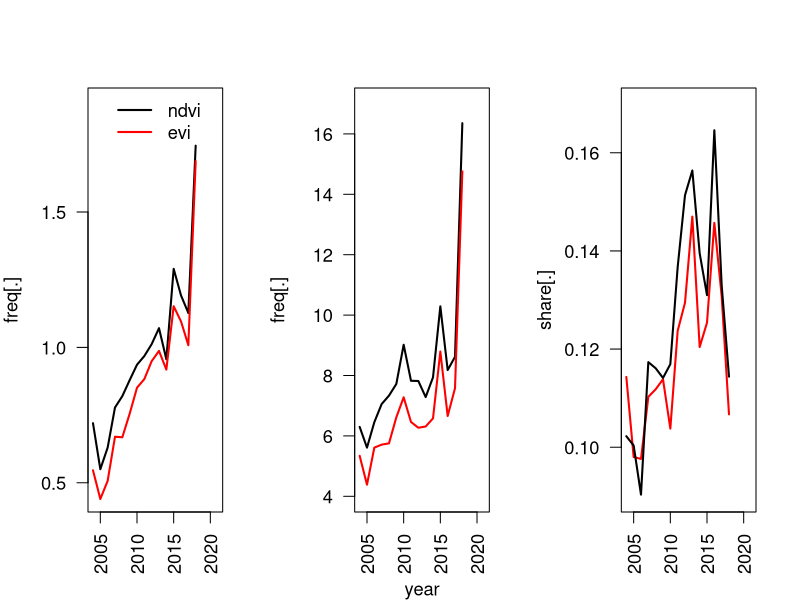
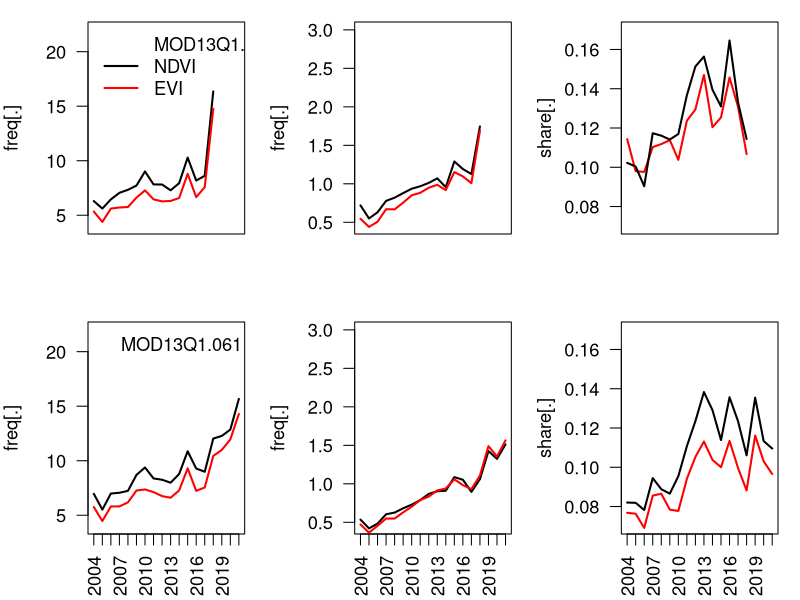

Write the R code that produced these figures, in order.
##### capstone ---------------------------------
library(dplyr)

# these values are taken from histograms in script 5
# https://code.earthengine.google.com/d25862a76dfa67e03b3533c377825dc2

evi_bp_slm <- c(0.546, 0.44, 0.507, 0.67, 0.668, 0.755, 0.851, 0.883, 0.949, 0.987, 0.918, 1.152, 1.096, 1.008, 1.688, NA, NA, NA)
evi_bp <- c(5.340, 4.385, 5.612, 5.710, 5.754, 6.616, 7.278, 6.46, 6.27, 6.311, 6.58, 8.795, 6.659, 7.58, 14.758, NA, NA, NA)

ndvi_bp_slm <- c(0.72, 0.55, 0.63, 0.778, 0.82, 0.879, 0.936, 0.968, 1.012, 1.071, 0.956, 1.29, 1.192, 1.127, 1.745, NA, NA, NA)
ndvi_bp <- c(6.298, 5.612, 6.454, 7.055, 7.334, 7.721, 9.018, 7.825, 7.818, 7.286, 7.939, 10.289, 8.180, 8.618, 16.355, NA, NA, NA)

breakpoints <- data.frame(
    year = 2004:2021,
    evi_slm = evi_bp_slm,
    evi = evi_bp,
    ndvi_slm = ndvi_bp_slm,
    ndvi = ndvi_bp
  )

bp <- breakpoints %>% 
  mutate(share_slm_evi = evi_slm / evi,
         share_slm_ndvi = ndvi_slm / ndvi
         )
par(mfrow = c(1,3), cex = 1.1, mar = c(4,4,4,2))
plot(ndvi_slm ~ year, data = bp, type = "l", lwd = 2, ylim = c(.45, 1.9),
     main = "", xlab = "", ylab = "freq[.]", las = 2) #Breakpoints SLM
lines(evi_slm ~ year, data = bp, type = "l", lwd = 2, col = "red")
legend("top", legend = c("ndvi", "evi"), col = c("black", "red"), lwd = 2, bty = "n")
plot(ndvi ~ year, data = bp, type = "l", lwd = 2, ylim = c(4,17),
     main = "", ylab = "freq[.]", las = 2) #Breakpoints Tot
lines(evi ~ year, data = bp, type = "l", lwd = 2, col = "red")
plot(share_slm_ndvi ~ year, data = bp, type = "l", lwd = 2, col = "red",
     lty = 1 , ylim = c(.09, .17), main = "", xlab = "",
     ylab = "share[.]", las = 2) #Ratio BP-SLM / BP-Tot 
lines(share_slm_evi ~ year, data = bp, type = "l", lwd = 2, lty = 1)

# MODIS 061 --------------------------------------------------------------------

evi_bp_slm_q61 <- c(0.472, 0.366, 0.454, 0.549, 0.549, 0.629, 0.703, 0.789, 0.834, 0.914, 0.939, 1.059, 0.982, 0.931, 1.107, 1.489, 1.355, 1.565)

evi_bp_q61 <- c(5.754, 4.470, 5.805, 5.811, 6.181, 7.267, 7.364, 7.125, 6.753, 6.608, 7.273, 9.299, 7.239, 7.545, 10.436, 10.993, 11.956, 14.286)

ndvi_bp_slm_q61 <- c(0.535, 0.421, 0.483, 0.604, 0.626, 0.682, 0.729, 0.788, 0.869, 0.903, 0.911, 1.087, 1.053, 0.895, 1.061, 1.426, 1.324, 1.513)

ndvi_bp_q61 <- c(6.965, 5.515, 6.990, 7.061, 7.236, 8.698, 9.378, 8.375, 8.256, 7.983, 8.781, 10.867, 9.284, 8.988, 12.031, 12.276, 12.854, 15.668)

breakpoints_q61 <- data.frame(
  evi_slm_q61 = evi_bp_slm_q61,
  evi_q61 = evi_bp_q61,
  ndvi_slm_q61 = ndvi_bp_slm_q61,
  ndvi_q61 = ndvi_bp_q61
)
bp <- cbind(breakpoints, breakpoints_q61)

bp <- bp %>% 
  mutate(share_slm_evi = evi_slm / evi,
         share_slm_ndvi = ndvi_slm / ndvi,
         share_slm_evi_q61 = evi_slm_q61 / evi_q61,
         share_slm_ndvi_q61 = ndvi_slm_q61 / ndvi_q61,
  )

par(mfrow = c(2,3), cex = 1.1, mar = c(3,4,1,1), las = 2, oma = c(0,0,0,0))

# Plot 2
plot(ndvi ~ year, data = bp, type = "l", lwd = 2, ylim = c(4,22),
     main = "", ylab = "freq[.]", las = 2, xaxt = "n") # Breakpoints Tot
lines(evi ~ year, data = bp, type = "l", lwd = 2, col = "red")
legend("topleft", legend = c( "MOD13Q1.006", "NDVI", "EVI"), col = c("black", "black", "red"), lwd = c(NA,2,2), bty = "n")

# Plot 1
plot(ndvi_slm ~ year, data = bp, type = "l", lwd = 2, ylim = c(.45, 3),
     main = "", xlab = "", ylab = "freq[.]", las = 2, xaxt = "n") # Breakpoints SLM
lines(evi_slm ~ year, data = bp, type = "l", lwd = 2, col = "red")


# Plot 3
plot(share_slm_ndvi ~ year, data = bp, type = "l", lwd = 2, col = "red",
     lty = 1, ylim = c(.07, .17), main = "", xlab = "",
     ylab = "share[.]", las = 2, xaxt = "n") # Ratio BP-SLM / BP-Tot 
lines(share_slm_evi ~ year, data = bp, type = "l", lwd = 2, lty = 1)

# Plot 5
plot(ndvi_q61 ~ year, data = bp, type = "l", lwd = 2, ylim = c(4,22),
     main = "", ylab = "freq[.]", las = 2, xaxt = "n") # Breakpoints Tot
axis(1, at = bp$year, labels = bp$year)
lines(evi_q61 ~ year, data = bp, type = "l", lwd = 2, col = "red")
legend("topleft", legend = "MOD13Q1.061", bty = "n")

# Plot 4
plot(ndvi_slm_q61 ~ year, data = bp, type = "l", lwd = 2, ylim = c(.45, 3),
     main = "", xlab = "", ylab = "freq[.]", las = 2, xaxt = "n") # Breakpoints SLM
axis(1, at = bp$year, labels = bp$year)
lines(evi_slm_q61 ~ year, data = bp, type = "l", lwd = 2, col = "red")


# Plot 6
plot(share_slm_ndvi_q61 ~ year, data = bp, type = "l", lwd = 2, col = "red",
     lty = 1, ylim = c(.07, .17), main = "", xlab = "",
     ylab = "share[.]", las = 2, xaxt = "n") # Ratio BP-SLM / BP-Tot 
axis(1, at = bp$year, labels = bp$year)
lines(share_slm_evi_q61 ~ year, data = bp, type = "l", lwd = 2, lty = 1)
